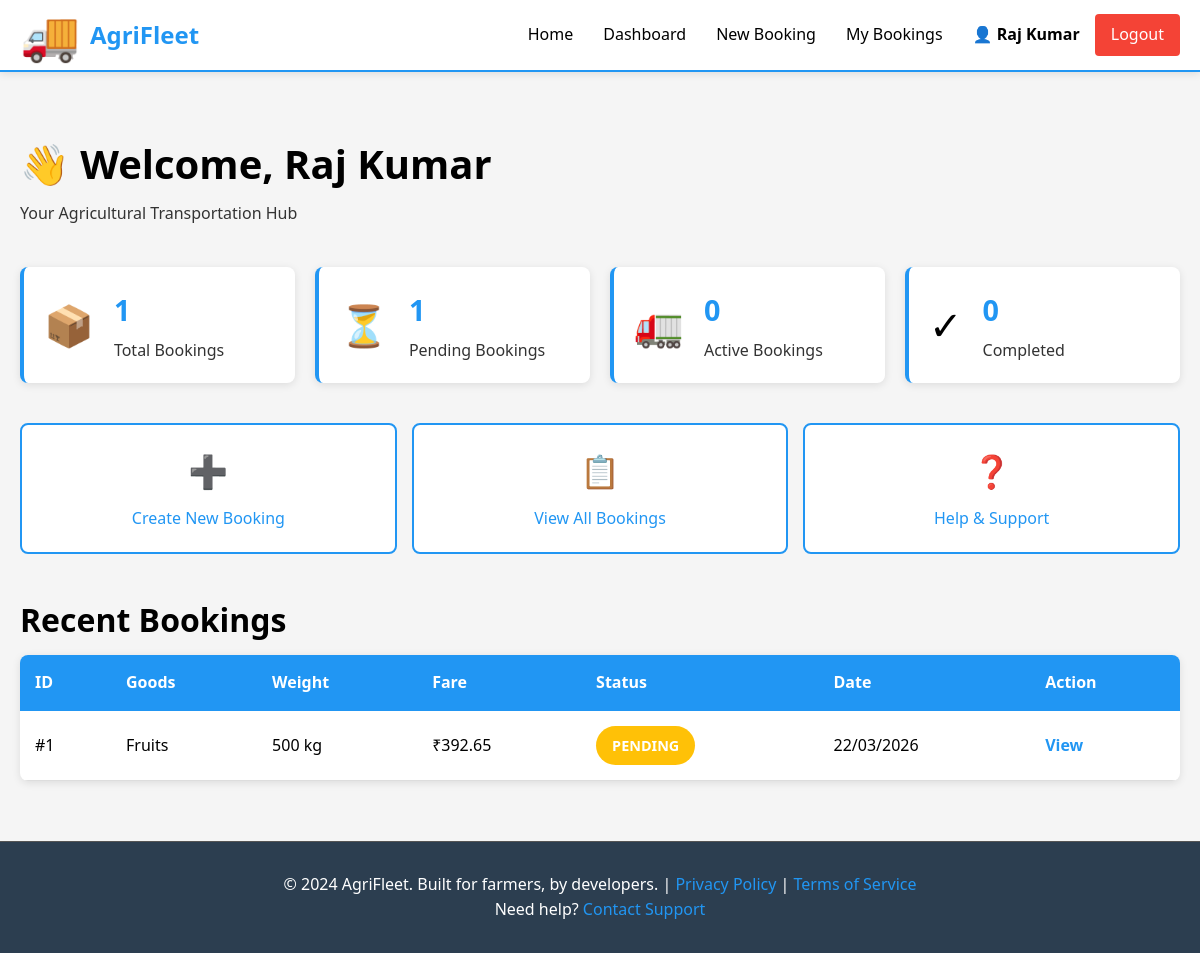
The page /farmer/dashboard (signed in) on the database as committed earlier.
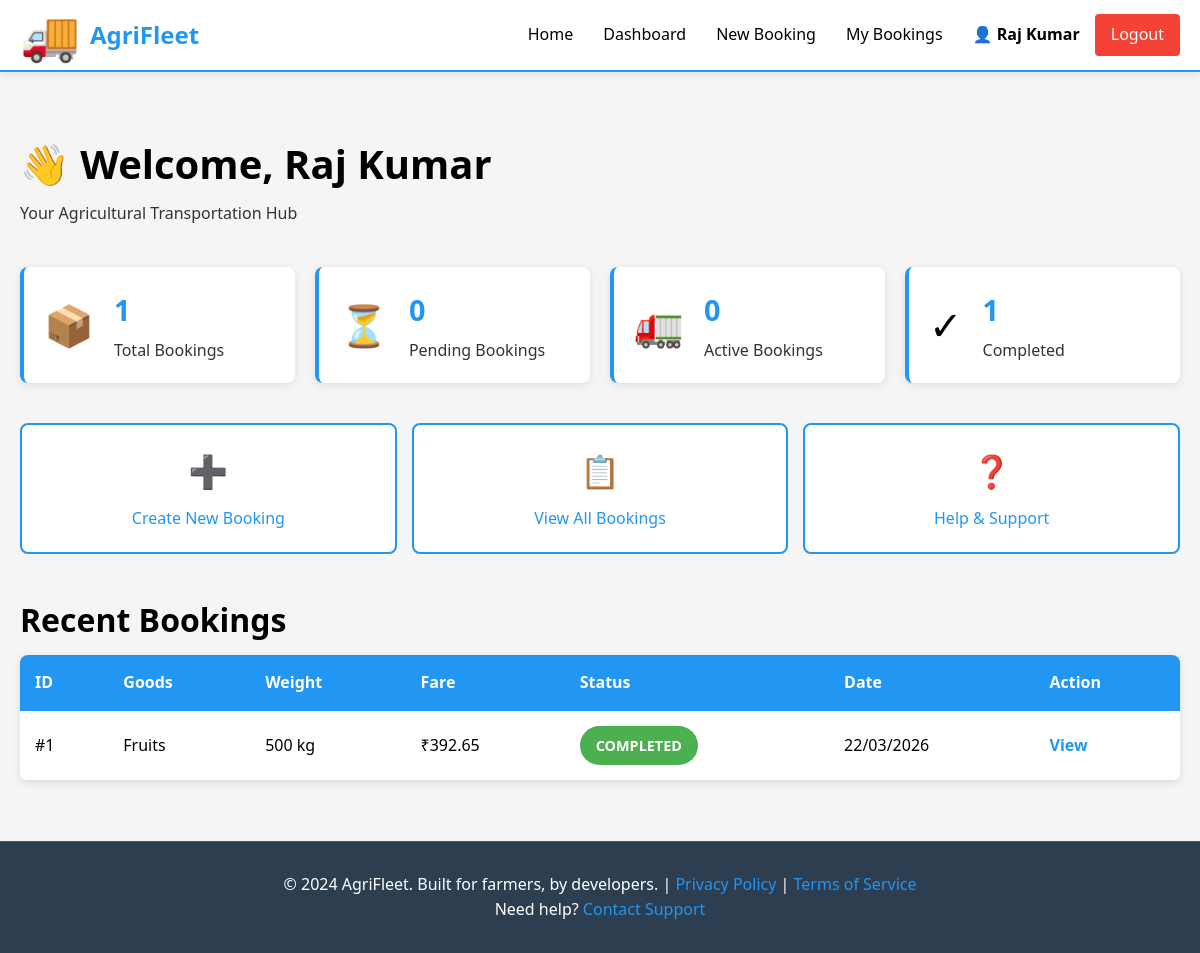
The same page on the database as committed later.
### models.py (models this page shows, shortened)
class Booking(db.Model):
    __tablename__ = 'bookings'
    id = db.Column(db.Integer, primary_key=True)
    farmer_id = db.Column(db.Integer, db.ForeignKey('users.id'), nullable=False)
    driver_id = db.Column(db.Integer, db.ForeignKey('users.id'), nullable=True)
    pickup_latitude = db.Column(db.Float, nullable=False)
    pickup_longitude = db.Column(db.Float, nullable=False)
    dropoff_latitude = db.Column(db.Float, nullable=False)
    dropoff_longitude = db.Column(db.Float, nullable=False)
    goods_type = db.Column(db.String(255), nullable=False)
    weight_kg = db.Column(db.Integer, nullable=False)
    estimated_fare = db.Column(db.Float, nullable=False)
    final_fare = db.Column(db.Float)
    status = db.Column(db.String(20), default='PENDING', nullable=False)
    created_at = db.Column(db.DateTime, default=datetime.utcnow)
    accepted_at = db.Column(db.DateTime)
    completed_at = db.Column(db.DateTime)
    farmer = db.relationship('User', foreign_keys=[farmer_id], back_populates='farmer_bookings')
    driver_user = db.relationship('User', foreign_keys=[driver_id], back_populates='driver_bookings')

### routes/farmer_routes.py (the view)
@farmer_bp.route('/dashboard')
@farmer_required
def dashboard():
    current_user = get_current_user()
    recent_bookings = Booking.query.filter_by(farmer_id=current_user.id).order_by(
        Booking.created_at.desc()
    ).limit(10).all()
    total_bookings = Booking.query.filter_by(farmer_id=current_user.id).count()
    completed = Booking.query.filter_by(farmer_id=current_user.id, status='COMPLETED').count()
    pending = Booking.query.filter_by(farmer_id=current_user.id, status='PENDING').count()
    stats = {
        'total_bookings': total_bookings,
        'completed': completed,
        'pending': pending,
        'active': Booking.query.filter_by(farmer_id=current_user.id, status='ACCEPTED').count()
    }
    return render_template(
        'farmer/dashboard.html',
        recent_bookings=recent_bookings,
        stats=stats
    )

### app.py (called while the page is built)
def create_app(config_class=None):
    app = Flask(__name__, template_folder='templates', static_folder='static')
    if config_class is None:
        config_class = config
    app.config.from_object(config_class)
    db.init_app(app)
    app.register_blueprint(auth_bp)
    app.register_blueprint(farmer_bp)
    app.register_blueprint(driver_bp)
    @app.context_processor
    def inject_user():
        return {'current_user': get_current_user()}
    @app.errorhandler(404)
    def not_found(error):
        return render_template('errors/404.html'), 404
    @app.errorhandler(500)
    def server_error(error):
        return render_template('errors/500.html'), 500
    @app.route('/')
    def index():
        """Landing page"""
        return render_template('index.html')
    with app.app_context():
        db.create_all()
        logger.info('Database tables created')
    return app

### auth.py (called while the page is built)
def get_current_user():
    user_id = session.get('user_id')
    if user_id:
        return User.query.get(user_id)
    return None

def is_logged_in():
    return 'user_id' in session

### models.py (called while the page is built)
    def is_farmer(self):
        return self.role == 'farmer'

### templates/farmer/dashboard.html (shortened to what this page needs)
{% extends "base.html" %}
{% block content %}
<div class="dashboard-container">
    <div class="dashboard-header">
        <h1>👋 Welcome, {{ current_user.full_name }}</h1>
        <p>Your Agricultural Transportation Hub</p>
    </div>
    <div class="stats-grid">
        <div class="stat-card">
            <div class="stat-icon">📦</div>
            <div class="stat-content">
                <h3>{{ stats.total_bookings }}</h3>
                <p>Total Bookings</p>
            </div>
        </div>
        <div class="stat-card">
            <div class="stat-icon">⏳</div>
            <div class="stat-content">
                <h3>{{ stats.pending }}</h3>
                <p>Pending Bookings</p>
            </div>
        </div>
        <div class="stat-card">
            <div class="stat-icon">🚛</div>
            <div class="stat-content">
                <h3>{{ stats.active }}</h3>
                <p>Active Bookings</p>
            </div>
        </div>
        <div class="stat-card">
            <div class="stat-icon">✓</div>
            <div class="stat-content">
                <h3>{{ stats.completed }}</h3>
                <p>Completed</p>
            </div>
        </div>
    </div>
    <div class="quick-actions">
        <a href="{{ url_for('farmer.create_booking_page') }}" class="action-button btn-primary">
            <span class="action-icon">➕</span>
            <span>Create New Booking</span>
        </a>
        <a href="{{ url_for('farmer.bookings') }}" class="action-button btn-secondary">
            <span class="action-icon">📋</span>
            <span>View All Bookings</span>
        </a>
        <a href="{{ url_for('index') }}" class="action-button btn-secondary">
            <span class="action-icon">❓</span>
            <span>Help & Support</span>
        </a>
    </div>
    <div class="recent-section">
        <h2>Recent Bookings</h2>
        {% if recent_bookings %}
            <table class="bookings-table">
                <thead>
                    <tr>
                        <th>ID</th>
                        <th>Goods</th>
                        <th>Weight</th>
                        <th>Fare</th>
                        <th>Status</th>
                        <th>Date</th>
                        <th>Action</th>
                    </tr>
                </thead>
                <tbody>
                    {% for booking in recent_bookings %}
                        <tr>
                            <td>#{{ booking.id }}</td>
                            <td>{{ booking.goods_type }}</td>
                            <td>{{ booking.weight_kg }} kg</td>
                            <td>₹{{ booking.estimated_fare }}</td>
                            <td>
                                <span class="status-badge status-{{ booking.status|lower }}">
                                    {{ booking.status }}
                                </span>
                            </td>
                            <td>{{ booking.created_at.strftime('%d/%m/%Y') }}</td>
                            <td>
                                <a href="{{ url_for('farmer.booking_details', booking_id=booking.id) }}" class="link-btn">View</a>
                            </td>
                        </tr>
                    {% endfor %}
                </tbody>
            </table>
        {% else %}
            <div class="empty-state">
                <p>📭 No bookings yet</p>
                <a href="{{ url_for('farmer.create_booking_page') }}" class="btn btn-primary">Create Your First Booking</a>
            </div>
        {% endif %}
    </div>
</div>
{% endblock %}

Rows that differ between the two databases and show on the page:
changed Booking "Fruits": status "PENDING" → "COMPLETED"
Other text that changed with them:
{{ stats.pending }}: "1" → "0"
{{ stats.completed }}: "0" → "1"
